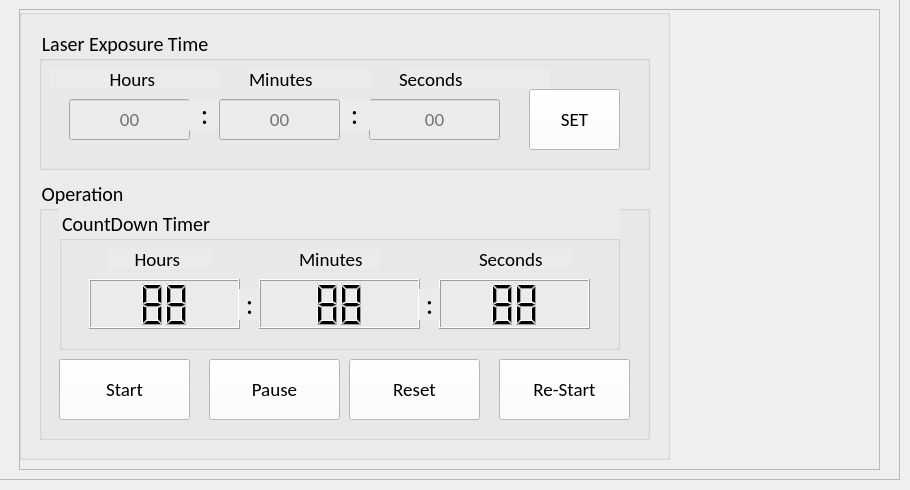
     <widget class="QWidget" name="print_tab">
      <attribute name="title">
       <string>EXPOSURE</string>
      </attribute>
      <widget class="QFrame" name="print_frame">
       <property name="geometry">
        <rect>
         <x>-1</x>
         <y>-1</y>
         <width>901</width>
         <height>481</height>
        </rect>
       </property>
       <property name="frameShape">
        <enum>QFrame::Shape::StyledPanel</enum>
       </property>
       <property name="frameShadow">
        <enum>QFrame::Shadow::Raised</enum>
       </property>
       <widget class="QFrame" name="option_frame_2">
        <property name="geometry">
         <rect>
          <x>20</x>
          <y>10</y>
          <width>861</width>
          <height>461</height>
         </rect>
        </property>
        <property name="frameShape">
         <enum>QFrame::Shape::StyledPanel</enum>
        </property>
        <property name="frameShadow">
         <enum>QFrame::Shadow::Raised</enum>
        </property>
       </widget>
       <widget class="QGroupBox" name="groupBox_13">
        <property name="geometry">
         <rect>
          <x>20</x>
          <y>10</y>
          <width>651</width>
          <height>451</height>
         </rect>
        </property>
        <property name="font">
         <font>
          <family>Calibri</family>
          <pointsize>14</pointsize>
         </font>
        </property>
        <property name="styleSheet">
         <string notr="true"/>
        </property>
        <property name="title">
         <string/>
        </property>
        <widget class="QGroupBox" name="set_laser_time">
         <property name="geometry">
          <rect>
           <x>20</x>
           <y>20</y>
           <width>611</width>
           <height>141</height>
          </rect>
         </property>
         <property name="font">
          <font>
           <family>Calibri</family>
           <pointsize>15</pointsize>
          </font>
         </property>
         <property name="styleSheet">
          <string notr="true">background-color : rgb(235, 235, 235)</string>
         </property>
         <property name="title">
          <string>Laser Exposure Time</string>
         </property>
         <widget class="QLabel" name="xmax_label_5">
          <property name="geometry">
           <rect>
            <x>10</x>
            <y>40</y>
            <width>171</width>
            <height>20</height>
           </rect>
          </property>
          <property name="font">
           <font>
            <family>Calibri</family>
            <pointsize>14</pointsize>
           </font>
          </property>
          <property name="text">
           <string>Hours </string>
          </property>
          <property name="scaledContents">
           <bool>false</bool>
          </property>
          <property name="alignment">
           <set>Qt::AlignmentFlag::AlignCenter</set>
          </property>
         </widget>
         <widget class="QLabel" name="ymax_label_5">
          <property name="geometry">
           <rect>
            <x>210</x>
            <y>40</y>
            <width>121</width>
            <height>20</height>
           </rect>
          </property>
          <property name="font">
           <font>
            <family>Calibri</family>
            <pointsize>14</pointsize>
           </font>
          </property>
          <property name="text">
           <string>Minutes </string>
          </property>
         </widget>
         <widget class="QLabel" name="zmax_label_5">
          <property name="geometry">
           <rect>
            <x>360</x>
            <y>40</y>
            <width>151</width>
            <height>20</height>
           </rect>
          </property>
          <property name="font">
           <font>
            <family>Calibri</family>
            <pointsize>14</pointsize>
           </font>
          </property>
          <property name="text">
           <string>Seconds </string>
          </property>
         </widget>
         <widget class="QPushButton" name="set_time">
          <property name="geometry">
           <rect>
            <x>490</x>
            <y>60</y>
            <width>91</width>
            <height>61</height>
           </rect>
          </property>
          <property name="font">
           <font>
            <family>Calibri</family>
            <pointsize>14</pointsize>
           </font>
          </property>
          <property name="autoFillBackground">
           <bool>false</bool>
          </property>
          <property name="styleSheet">
           <string notr="true">background-color: rgb(255, 255, 255);</string>
          </property>
          <property name="text">
           <string>SET</string>
          </property>
          <property name="autoDefault">
           <bool>false</bool>
          </property>
         </widget>
         <widget class="QLineEdit" name="secs">
          <property name="geometry">
           <rect>
            <x>330</x>
            <y>70</y>
            <width>131</width>
            <height>41</height>
           </rect>
          </property>
          <property name="font">
           <font>
            <family>Calibri</family>
            <pointsize>14</pointsize>
           </font>
          </property>
          <property name="alignment">
           <set>Qt::AlignmentFlag::AlignCenter</set>
          </property>
          <property name="placeholderText">
           <string>00</string>
          </property>
         </widget>
         <widget class="QLineEdit" name="hrs">
          <property name="geometry">
           <rect>
            <x>30</x>
            <y>70</y>
            <width>121</width>
            <height>41</height>
           </rect>
          </property>
          <property name="font">
           <font>
            <family>Calibri</family>
            <pointsize>14</pointsize>
           </font>
          </property>
          <property name="frame">
           <bool>true</bool>
          </property>
          <property name="alignment">
           <set>Qt::AlignmentFlag::AlignCenter</set>
          </property>
          <property name="placeholderText">
           <string>00</string>
          </property>
         </widget>
         <widget class="QLabel" name="xmax_label_14">
          <property name="geometry">
           <rect>
            <x>150</x>
            <y>70</y>
            <width>31</width>
            <height>31</height>
           </rect>
          </property>
          <property name="font">
           <font>
            <family>Calibri</family>
            <pointsize>21</pointsize>
           </font>
          </property>
          <property name="text">
           <string>:</string>
          </property>
          <property name="scaledContents">
           <bool>false</bool>
          </property>
          <property name="alignment">
           <set>Qt::AlignmentFlag::AlignCenter</set>
          </property>
         </widget>
         <widget class="QLabel" name="xmax_label_13">
          <property name="geometry">
           <rect>
            <x>300</x>
            <y>70</y>
            <width>31</width>
            <height>31</height>
           </rect>
          </property>
          <property name="font">
           <font>
            <family>Calibri</family>
            <pointsize>21</pointsize>
           </font>
          </property>
          <property name="text">
           <string>:</string>
          </property>
          <property name="scaledContents">
           <bool>false</bool>
          </property>
          <property name="alignment">
           <set>Qt::AlignmentFlag::AlignCenter</set>
          </property>
         </widget>
         <widget class="QLineEdit" name="mins">
          <property name="geometry">
           <rect>
            <x>180</x>
            <y>70</y>
            <width>121</width>
            <height>41</height>
           </rect>
          </property>
          <property name="font">
           <font>
            <family>Calibri</family>
            <pointsize>14</pointsize>
           </font>
          </property>
          <property name="frame">
           <bool>true</bool>
          </property>
          <property name="alignment">
           <set>Qt::AlignmentFlag::AlignCenter</set>
          </property>
          <property name="placeholderText">
           <string>00</string>
          </property>
         </widget>
        </widget>
        <widget class="QGroupBox" name="time">
         <property name="geometry">
          <rect>
           <x>20</x>
           <y>170</y>
           <width>611</width>
           <height>261</height>
          </rect>
         </property>
         <property name="font">
          <font>
           <family>Calibri</family>
           <pointsize>15</pointsize>
          </font>
         </property>
         <property name="styleSheet">
          <string notr="true">background-color : rgb(235, 235, 235)</string>
         </property>
         <property name="title">
          <string>Operation</string>
         </property>
         <widget class="QPushButton" name="start_btn">
          <property name="geometry">
           <rect>
            <x>20</x>
            <y>180</y>
            <width>131</width>
            <height>61</height>
           </rect>
          </property>
          <property name="font">
           <font>
            <family>Calibri</family>
            <pointsize>14</pointsize>
           </font>
          </property>
          <property name="layoutDirection">
           <enum>Qt::LayoutDirection::LeftToRight</enum>
          </property>
          <property name="autoFillBackground">
           <bool>false</bool>
          </property>
          <property name="styleSheet">
           <string notr="true">background-color: rgb(255, 255, 255);</string>
          </property>
          <property name="text">
           <string>Start</string>
          </property>
          <property name="autoDefault">
           <bool>false</bool>
          </property>
         </widget>
         <widget class="QPushButton" name="pause_btn">
          <property name="geometry">
           <rect>
            <x>170</x>
            <y>180</y>
            <width>131</width>
            <height>61</height>
           </rect>
          </property>
          <property name="font">
           <font>
            <family>Calibri</family>
            <pointsize>14</pointsize>
           </font>
          </property>
          <property name="autoFillBackground">
           <bool>false</bool>
          </property>
          <property name="styleSheet">
           <string notr="true">background-color: rgb(255, 255, 255);</string>
          </property>
          <property name="text">
           <string>Pause</string>
          </property>
          <property name="autoDefault">
           <bool>false</bool>
          </property>
         </widget>
         <widget class="QPushButton" name="reset_btn">
          <property name="geometry">
           <rect>
            <x>310</x>
            <y>180</y>
            <width>131</width>
            <height>61</height>
           </rect>
          </property>
          <property name="font">
           <font>
            <family>Calibri</family>
            <pointsize>14</pointsize>
           </font>
          </property>
          <property name="autoFillBackground">
           <bool>false</bool>
          </property>
          <property name="styleSheet">
           <string notr="true">background-color: rgb(255, 255, 255);</string>
          </property>
          <property name="text">
           <string>Reset</string>
          </property>
          <property name="autoDefault">
           <bool>false</bool>
          </property>
         </widget>
         <widget class="QPushButton" name="restart_btn">
          <property name="geometry">
           <rect>
            <x>460</x>
            <y>180</y>
            <width>131</width>
            <height>61</height>
           </rect>
          </property>
          <property name="font">
           <font>
            <family>Calibri</family>
            <pointsize>14</pointsize>
           </font>
          </property>
          <property name="autoFillBackground">
           <bool>false</bool>
          </property>
          <property name="styleSheet">
           <string notr="true">background-color: rgb(255, 255, 255);</string>
          </property>
          <property name="text">
           <string>Re-Start</string>
          </property>
          <property name="autoDefault">
           <bool>false</bool>
          </property>
         </widget>
         <widget class="QGroupBox" name="time_3">
          <property name="geometry">
           <rect>
            <x>20</x>
            <y>30</y>
            <width>561</width>
            <height>141</height>
           </rect>
          </property>
          <property name="font">
           <font>
            <family>Calibri</family>
            <pointsize>15</pointsize>
           </font>
          </property>
          <property name="styleSheet">
           <string notr="true">background-color : rgb(235, 235, 235)</string>
          </property>
          <property name="title">
           <string>CountDown Timer</string>
          </property>
          <widget class="QLCDNumber" name="min">
           <property name="geometry">
            <rect>
             <x>200</x>
             <y>70</y>
             <width>161</width>
             <height>50</height>
            </rect>
           </property>
           <property name="digitCount">
            <number>2</number>
           </property>
           <property name="intValue" stdset="0">
            <number>88</number>
           </property>
          </widget>
          <widget class="QLCDNumber" name="sec">
           <property name="geometry">
            <rect>
             <x>380</x>
             <y>70</y>
             <width>151</width>
             <height>50</height>
            </rect>
           </property>
           <property name="frameShape">
            <enum>QFrame::Shape::Box</enum>
           </property>
           <property name="digitCount">
            <number>2</number>
           </property>
           <property name="intValue" stdset="0">
            <number>88</number>
           </property>
          </widget>
          <widget class="QLabel" name="xmax_label_7">
           <property name="geometry">
            <rect>
             <x>50</x>
             <y>40</y>
             <width>101</width>
             <height>20</height>
            </rect>
           </property>
           <property name="font">
            <font>
             <family>Calibri</family>
             <pointsize>14</pointsize>
            </font>
           </property>
           <property name="text">
            <string>Hours </string>
           </property>
           <property name="scaledContents">
            <bool>false</bool>
           </property>
           <property name="alignment">
            <set>Qt::AlignmentFlag::AlignCenter</set>
           </property>
          </widget>
          <widget class="QLabel" name="ymax_label_7">
           <property name="geometry">
            <rect>
             <x>240</x>
             <y>40</y>
             <width>81</width>
             <height>20</height>
            </rect>
           </property>
           <property name="font">
            <font>
             <family>Calibri</family>
             <pointsize>14</pointsize>
            </font>
           </property>
           <property name="text">
            <string>Minutes </string>
           </property>
          </widget>
          <widget class="QLabel" name="zmax_label_7">
           <property name="geometry">
            <rect>
             <x>420</x>
             <y>40</y>
             <width>91</width>
             <height>20</height>
            </rect>
           </property>
           <property name="font">
            <font>
             <family>Calibri</family>
             <pointsize>14</pointsize>
            </font>
           </property>
           <property name="text">
            <string>Seconds </string>
           </property>
          </widget>
          <widget class="QLCDNumber" name="hr">
           <property name="geometry">
            <rect>
             <x>30</x>
             <y>70</y>
             <width>151</width>
             <height>50</height>
            </rect>
           </property>
           <property name="layoutDirection">
            <enum>Qt::LayoutDirection::LeftToRight</enum>
           </property>
           <property name="digitCount">
            <number>2</number>
           </property>
           <property name="intValue" stdset="0">
            <number>88</number>
           </property>
          </widget>
          <widget class="QLabel" name="xmax_label_11">
           <property name="geometry">
            <rect>
             <x>360</x>
             <y>80</y>
             <width>21</width>
             <height>31</height>
            </rect>
           </property>
           <property name="font">
            <font>
             <family>Calibri</family>
             <pointsize>21</pointsize>
            </font>
           </property>
           <property name="text">
            <string>:</string>
           </property>
           <property name="scaledContents">
            <bool>false</bool>
           </property>
           <property name="alignment">
            <set>Qt::AlignmentFlag::AlignCenter</set>
           </property>
          </widget>
          <widget class="QLabel" name="xmax_label_12">
           <property name="geometry">
            <rect>
             <x>180</x>
             <y>80</y>
             <width>21</width>
             <height>31</height>
            </rect>
           </property>
           <property name="font">
            <font>
             <family>Calibri</family>
             <pointsize>21</pointsize>
            </font>
           </property>
           <property name="text">
            <string>:</string>
           </property>
           <property name="scaledContents">
            <bool>false</bool>
           </property>
           <property name="alignment">
            <set>Qt::AlignmentFlag::AlignCenter</set>
           </property>
          </widget>
         </widget>
        </widget>
       </widget>
      </widget>
     </widget>
